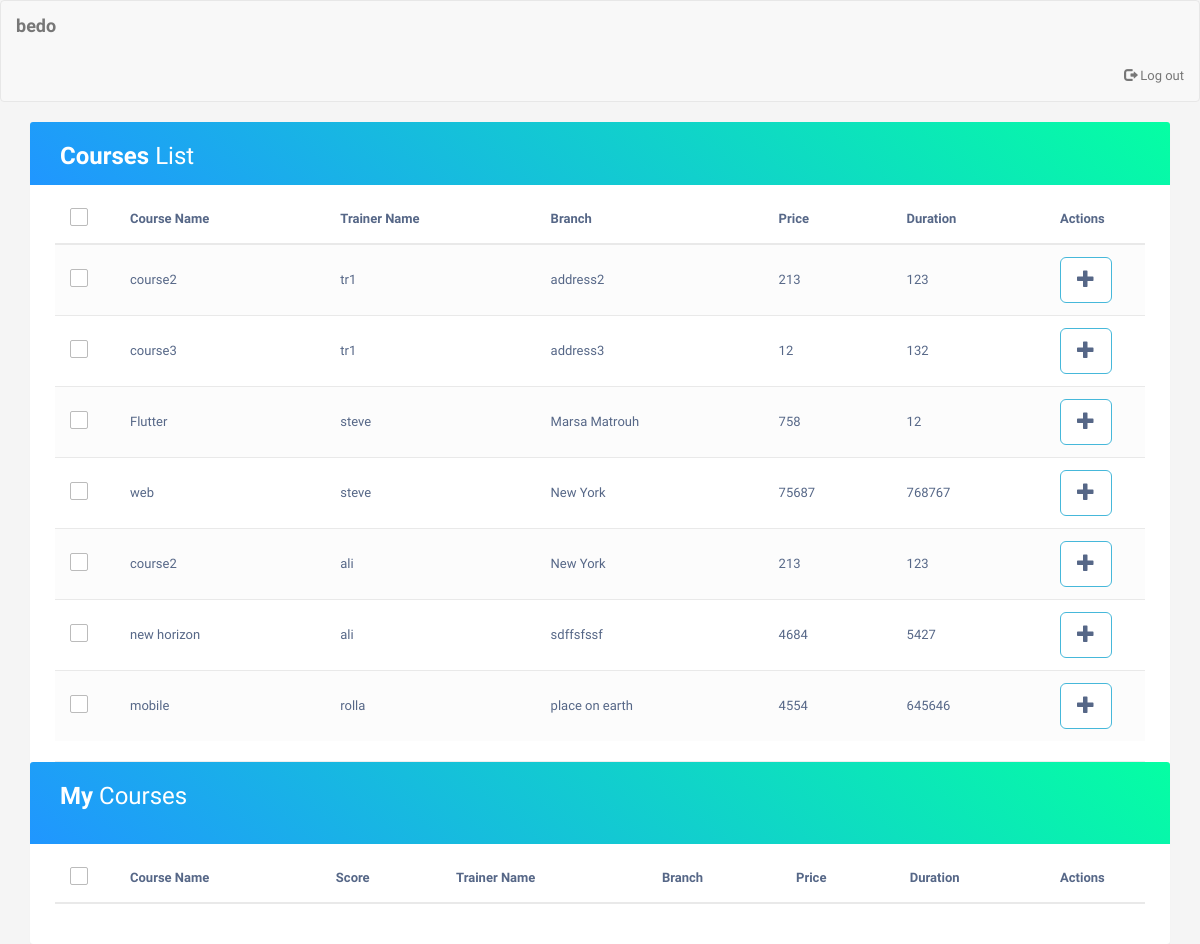
Screenshot of /student.php?id=14 with the database file from the repository.
### tables this page shows
CREATE TABLE `students` (
  `id` int(11) NOT NULL,
  `name` varchar(30) DEFAULT NULL,
  `email` varchar(20) DEFAULT NULL,
  `password` varchar(50) DEFAULT NULL,
  `address` varchar(20) DEFAULT NULL,
  `phone` int(20) DEFAULT NULL
);

CREATE TABLE `courses` (
  `id` int(11) NOT NULL,
  `cname` varchar(50) DEFAULT NULL,
  `duration` int(11) DEFAULT NULL,
  `price` int(11) DEFAULT NULL
);

CREATE TABLE `trainers` (
  `id` int(11) NOT NULL,
  `tname` varchar(50) NOT NULL,
  `email` varchar(20) DEFAULT NULL,
  `password` varchar(20) DEFAULT NULL,
  `address` varchar(20) DEFAULT NULL,
  `phone` int(20) DEFAULT NULL
);

CREATE TABLE `branches` (
  `branchId` int(11) NOT NULL,
  `bname` varchar(50) DEFAULT NULL
);

### student.php (the view, shortened to what this page needs)
<!DOCTYPE html>
<html lang="en">
<head>
<link rel="stylesheet" href="https://maxcdn.bootstrapcdn.com/font-awesome/4.7.0/css/font-awesome.min.css">
<link rel="stylesheet" href="https://maxcdn.bootstrapcdn.com/bootstrap/3.3.7/css/bootstrap.min.css">
<link rel="stylesheet" type="text/css" href="css/admin.css">
</head>
<body>
      <nav class="navbar navbar-default title1">
        <div class="container-fluid">
            <div class="navbar-header">
              <?php
              include 'dbConfig.php';
                $id  = $_GET['id'];
                $sql = "SELECT name FROM students WHERE id = $id";
                $res = mysqli_query($conn, $sql);
                $raw = mysqli_fetch_array($res);
                if ($res) {
                  echo '<a class="navbar-brand" href=""><b>';echo $raw['name']; echo'</b></a>';
                }
              ?>
        </div>
        <ul class="nav navbar-nav navbar-right" style="margin-left: 80em;">
        <li>
          <a href="home.php">
          <span class="glyphicon glyphicon-log-out" aria-hidden="true">
          </span>&nbsp;Log out
          </a>
      </li>
    </ul>
    </div>
    </nav>
    <div class="container">
        <div class="table-wrapper">
            <div class="table-title">
                <div class="row">
                    <div class="col-sm-6">
                    <h2> <b>Courses</b> List</h2>
                   </div>
                </div>
            </div>
            <table class="table table-striped table-hover">
                <thead>
                    <tr>
      <th>
       <span class="custom-checkbox">
        <label for="selectAll"></label>
       </span>
      </th>
                        <th>Course Name</th>
                        <th>Trainer Name </th>
                        <th>Branch</th>
                        <th>Price</th>
                        <th>Duration</th>
                        <th>Actions</th>
                    </tr>
                </thead>
               <?php
                      include 'dbConfig.php';
                      $id = $_GET['id'];
                      $sql = "SELECT courses.cname, trainers.tname, branches.bname, courses.price, courses.duration
                              FROM courses_trainers  JOIN courses ON courses.id = courses_trainers.course_id
                              JOIN branches ON branches.branchId = courses_trainers.branch_id
                              JOIN trainers ON trainers.id = courses_trainers.trainer_id";
                      $result = mysqli_query($conn, $sql);
                      echo '<tbody>';
                      while ($raw = mysqli_fetch_assoc($result)) {
                        echo '<tr>
                          <td>
                            <span class="custom-checkbox">
                              <input type="checkbox" id="checkbox1" name="options[]" value="1">
                              <label for="checkbox1"></label>
                            </span>
                          </td>
                          <td>'; echo $raw["cname"]; echo '</td>';
                        echo '<td>'; echo $raw["tname"]; echo '</td>';
                        echo '<td>'; echo $raw["bname"]; echo '</td>';
                        echo '<td>'; echo $raw["price"]; echo '</td>';
                          echo '<td>'; echo $raw["duration"]; echo '</td>';
                          echo '<td>
                            <a href="add_course_student.php?id='; echo$id; echo'&name=';echo $raw['cname']; echo'" style="background-color: white;" class="btn btn-info btn-lg">
                            <span class="glyphicon glyphicon-plus"></span>
                            </a> <a href="delete_course_student.php?id='; echo$id; echo'&name=';echo $raw['name'];
                            echo'" class="delete" data-toggle="modal">
                            <i class="material-icons" data-toggle="tooltip" title="Delete"></i></a>
                          </td>
                        </tr>';
                        }
                      echo '</tbody>';
                      ?>
            </table>
            <hr>
              <div class="table-title">
                <div class="row">
                    <div class="col-sm-6">
                <h2> <b>My</b> Courses</h2>
                <br>
               </div>
              </div>
            </div>
      <table class="table table-striped table-hover">
                <thead>
                    <tr>
      <th>
       <span class="custom-checkbox">
        <label for="selectAll"></label>
       </span>
      </th>
                        <th>Course Name</th>
                        <th>Score</th>
                        <th>Trainer Name </th>
                        <th>Branch</th>
                        <th>Price</th>
                        <th>Duration</th>
                        <th>Actions</th>
                    </tr>
                </thead>
            </table>
</body>
</html>

### css/admin.css (style rules this page uses)
body { color: #566787; background: #f5f5f5; font-family: 'Varela Round', sans-serif; font-size: 13px; }
.table-wrapper { min-width: 1000px; background: #fff; padding: 20px 25px; border-radius: 3px; box-shadow: 0 1px 1px rgba(0,0,0,.05); }
.table-title { padding-bottom: 15px; background: linear-gradient(40deg, #2096ff, #05ffa3) !important; color: #fff; padding: 16px 30px; margin: -20px -25px 10px; border-radius: 3px 3px 0 0; }
.table-title h2 { margin: 5px 0 0; font-size: 24px; }
table.table tr th, table.table tr td { border-color: #e9e9e9; padding: 12px 15px; vertical-align: middle; }
table.table tr th:first-child { width: 60px; }
table.table tr th:last-child { width: 100px; }
table.table-striped tbody tr:nth-of-type(odd) { background-color: #fcfcfc; }
table.table td a { font-weight: bold; color: #566787; display: inline-block; text-decoration: none; outline: none !important; }
table.table td a.delete { color: #F44336; }
.custom-checkbox { position: relative; }
.custom-checkbox label:before { width: 18px; height: 18px; }
.custom-checkbox label:before { content: ''; margin-right: 10px; display: inline-block; vertical-align: text-top; background: white; border: 1px solid #bbb; border-radius: 2px; box-sizing: border-box; z-index: 2; }

### rows the page displays
students: name "bedo"
courses: cname "course2", trainers.tname "tr1", branches.bname "address2", price "213", duration "123", trainers.tname "ali", branches.bname "New York"
courses: cname "course3", trainers.tname "tr1", branches.bname "address3", price "12", duration "132"
courses: cname "Flutter", trainers.tname "steve", branches.bname "Marsa Matrouh", price "758", duration "12"
courses: cname "web", trainers.tname "steve", branches.bname "New York", price "75687", duration "768767"
courses: cname "new horizon", trainers.tname "ali", branches.bname "sdffsfssf", price "4684", duration "5427"
courses: cname "mobile", trainers.tname "rolla", branches.bname "place on earth", price "4554", duration "645646"
